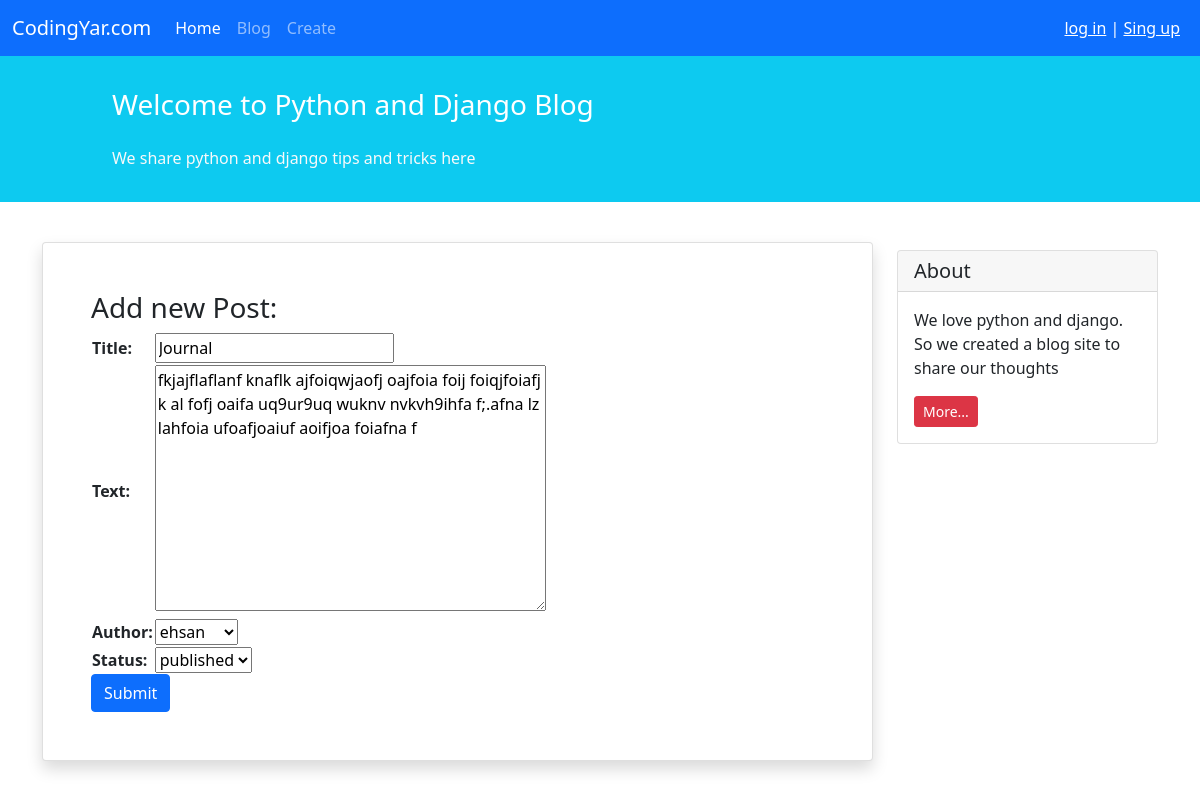
The app's page /blog/4/postUpdate/ with its own data.
### weblog/models.py (models this page shows, shortened)
class Blog(models.Model):
    STATUS_CHOICES = (
        ('pub', "published"),
        ('drf', "Draft"),
    )
    title = models.CharField(max_length=30)
    text = models.TextField()
    create_datetime = models.DateTimeField(auto_now_add=True)
    modified_datetime = models.DateTimeField(auto_now=True)
    author = models.ForeignKey("auth.User", on_delete=models.CASCADE)
    status = models.CharField(choices=STATUS_CHOICES, max_length=3)

### weblog/views.py (the view)
# urls.py: path("<int:pk>/postUpdate/", views.PostUpdateView.as_view(), name='post_update'),
class PostUpdateView(generic.UpdateView):
    model = Blog
    form_class = BlogForm
    template_name = "weblog/post_update.html"
    context_object_name = 'form'

### weblog/forms.py
class BlogForm(ModelForm):
    class Meta:
        model = Blog
        fields = ['title', 'text', 'author', 'status']

### weblog/templates/weblog/post_update.html (shortened to what this page needs)
{% extends '_base.html' %}
{% block content %}
       <div class="row">
        <div class="col-9">
            <div class="card shadow my-3 p-5">
                <h3>Add new Post:</h3>
                <form method="POST">
                    <table>
                        {{ form.as_table }}
                    </table>
                    <button type="submit" class="btn btn-primary">Submit</button>
                </form>
            </div>
        </div>
        <div class="col-3">
                <div class="card my-4">
                    <h5 class="card-header">About</h5>
                    <div class="card-body">
                        <p class="card-text">We love python and django. So we created a blog site to share our
                            thoughts</p>
                        <a href="#"
                           class="btn btn-sm btn-danger">
                            More...
                        </a>
                    </div>
                </div>
        </div>
    </div>
{% endblock content %}

### records on screen
Blog: title "Journal", text "fkjajflaflanf knaflk ajfoiqwjaofj oajfoia foij foiqjfoiafj k al fofj oaifa uq9ur9uq wuknv nvkvh9ihfa f;.afna lz lahfoia ufoafjoaiuf aoifjoa foiafna f", author "ehsan", status "published"
